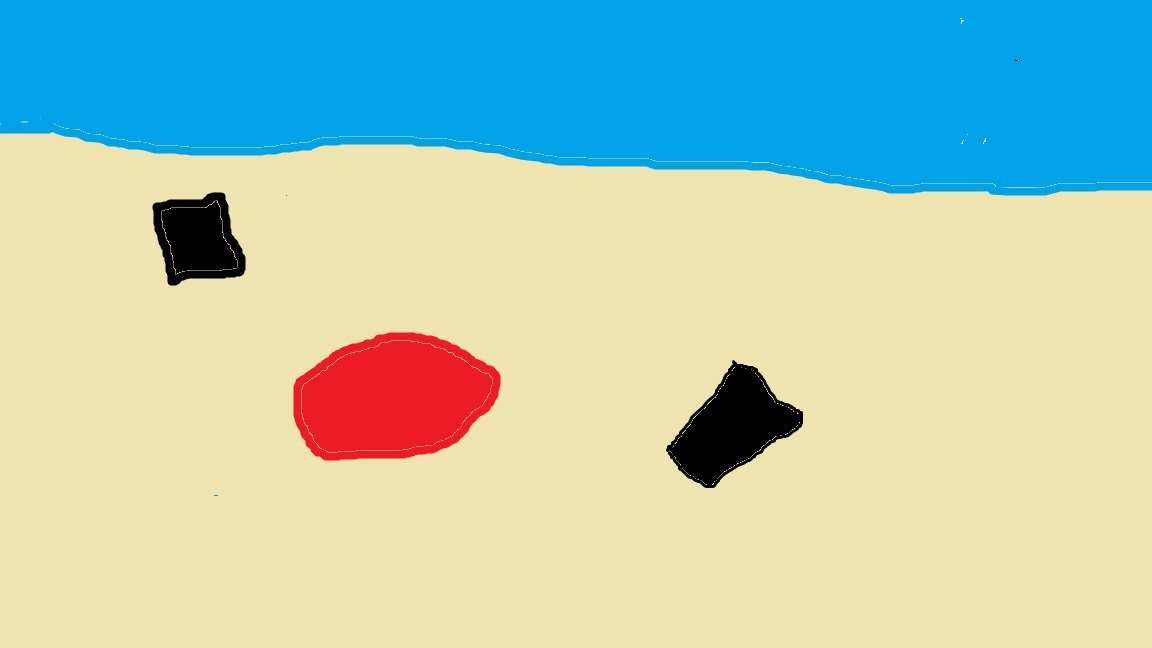
#> input picture Tests/PLAA4.jpg, 1152 x 648 px, given in place of the camera
$ python start2.py
#> lines starting #> are read from the running program, lines starting #| are printed output that depends on the picture; after the words box and inside, x2 and y2 are one past the last pixel; in counts of white or black regions, pixels touching at a corner belong together
### Tests/functions2.py
# !usr/bin/python
# Standard imports
import cv2
import numpy as np
import math
import serial, time

#Functions for blob detection
#Comentario

def detectBlobs(image, hsv_min, hsv_max):

    # Setup SimpleBlobDetector parameters.
    params = cv2.SimpleBlobDetector_Params()

    # Change thresholds for binarizing image
    params.minThreshold = 0
    params.maxThreshold = 150

    # Change distance between blobs in pixels
    params.minDistBetweenBlobs = 20

    # Filter by Color. (0-255 in binary scale)
    params.filterByColor = True
    params.blobColor = 0

    # Filter by Area. (meassured in density pixels)
    params.filterByArea = True
    params.minArea = 1000
    params.maxArea = 40000

    # Filter by Circularity (values between 0 - 1)
    params.filterByCircularity = False
    #params.minCircularity = 0
    #params.maxCircularity = 1

    # Filter by Convexity (values from 0 to 1)
    params.filterByConvexity = False
    params.minConvexity = 0.87
    params.maxConvexity = 1

    # Filter by Inertia (values from 0 to 1 -> circle)
    params.filterByInertia = False
    params.minInertiaRatio = 0.1
    params.maxInertiaRatio = 0.5

    # Create a detector with the parameters
    detector = cv2.SimpleBlobDetector_create(params)

    #Definir Kernel para operaciones morfologicas (open - close)
    kernel = np.ones((5, 5), np.uint8)

    blurredframe = cv2.GaussianBlur(image, (5, 5), 0)
    hsv_img = cv2.cvtColor(blurredframe, cv2.COLOR_BGR2HSV)

    mask = cv2.inRange(hsv_img, hsv_min, hsv_max)
    mask = cv2.dilate(mask, None, iterations=1)
    mask = cv2.erode(mask, None, iterations=1)

    mask = cv2.morphologyEx(mask, cv2.MORPH_OPEN, kernel, iterations=1)
    mask = cv2.medianBlur(mask, 9) #Applying blur to minimize noise

    # Detect blobs.
    reversemask = 255 - mask

    keypoints = detector.detect(reversemask)

    return keypoints, reversemask

def getBlobRelativePosition(frame, keyPoint):
    rows = float(frame.shape[0])
    cols = float(frame.shape[1])
    center_x    = 0.5*cols
    center_y    = 0.5*rows

    x = (keyPoint.pt[0] - center_x)/(center_x)
    y = (keyPoint.pt[1] - center_y)/(center_y)
    return(x,y)

def centerCan(x,y,x_inflim, x_suplim):
     x_instruction=""
     if x >= x_inflim and x <= x_suplim:
          instruction = "Centered"
          visionCan= ("centered can in vision")
     else:
          if x > 0:
               x_instruction = "Derecha, "
               visionCan= ("Can in the right")

          else:
               x_instruction = "Izquierda, "
               visionCan= ("Can in the left")

          instruction = x_instruction

     return instruction,visionCan

def collectCan(y,collectedCans):
     y_instruction=""
     if y < 0:
          y_instruction = ",Avanza"
          visionCan= ("Can at the top")
     else:
          y_instruction = ",Avanza +1"
          visionCan= ("Can at the bottom")
          collectedCans =collectedCans+1
     return y_instruction,visionCan,collectedCans

def getAngle(frame, windowSize, point):
     # WindowSize = (h,w)    point = (x,y)
     h = windowSize[0]
     w = windowSize[1]

     topPoint = (int(w/2),0)
     bottomPoint = (int(w/2), h)

     frame = cv2.line(frame, bottomPoint, topPoint, (0,0,255), 2)

     X = point[0] - int(w/2)
     Y = point[1] - 0
     angle = math.atan2(Y,X) * (180.0 / math.pi)

     return angle

def draw_target(frame, windowSize, point):

    if point[0] == 0 or point[1] == 0:
        return
    # Start coordinate at the bottom of the image (w/2, 0)
    h = windowSize[0]
    w = windowSize[1]
    start_point = (int(w/2), h)

    # End coordinate, blob
    end_point = (point[0], point[1])

    # Green color in BGR
    color = (255, 0, 0)

    # Line thickness of 9 px
    thickness = 3

    # Using cv2.line() method
    # Draw a diagonal green line with thickness of 9 px
    image = cv2.line(frame, start_point, end_point, color, thickness)

    pass

def showDetectionInfo(keypoints, frame, instruction, angle,variable, line_color=(0,0,255)):
     im_with_keypoints = cv2.drawKeypoints(frame
                                        , keypoints, np.array([]), line_color, cv2.DRAW_MATCHES_FLAGS_DRAW_RICH_KEYPOINTS)
     # Show keypoints
     text = variable + str(len(keypoints))
     cv2.putText(im_with_keypoints, text, (20, 350),
                cv2.FONT_HERSHEY_SIMPLEX, 0.8, (255, 0, 0), 2)

     # Show angle
     text = "angle: " + str(round(angle, 2)) # Angle with 2 decimals
     cv2.putText(im_with_keypoints, text, (200, 240),
                cv2.FONT_HERSHEY_SIMPLEX, 0.8, (170, 255, 0), 2)

     # Show instruction to center
     cv2.putText(im_with_keypoints, instruction, (100, 50),
                cv2.FONT_HERSHEY_SIMPLEX, 0.8, (0, 0, 255), 2)


     cv2.imshow(variable,im_with_keypoints)
     pass

# Functions for sea
def detectSea(img): #Returns lowest point of sea and sea mask
    blueHSV = cv2.cvtColor(img, cv2.COLOR_BGR2HSV)
    lowerBlue = np.array([90, 153, 0], np.uint8) #lower blue mask
    upperBlue = np.array([120, 255, 255], np.uint8) #upper blue mask

    kernel = np.ones((11, 11), np.uint8)
    blueMask = cv2.inRange(blueHSV,lowerBlue,upperBlue)
    opening = cv2.morphologyEx(blueMask, cv2.MORPH_OPEN, kernel, iterations=3)
    closing = cv2.morphologyEx(opening, cv2.MORPH_CLOSE, kernel)

    sea =  cv2.bitwise_and(img, img, mask=closing)

    grayimg = cv2.cvtColor(sea, cv2.COLOR_BGR2GRAY)
        # Detecting contours in image.
    contours, _= cv2.findContours(grayimg, cv2.RETR_TREE,
                                cv2.CHAIN_APPROX_SIMPLE)


    font = cv2.FONT_HERSHEY_COMPLEX

    #For storing y coordinates of sea
    xcoordinates=[]
    ycoordinates = []
    # Going through every contours found in the image.
    for cnt in contours :

        approx = cv2.approxPolyDP(cnt, 0.009 * cv2.arcLength(cnt, True), True)

        # draws boundary of contours.
        cv2.drawContours(img, [approx], 0, (0, 0, 255), 5)

        # Used to flatted the array containing
        # the co-ordinates of the vertices.
        n = approx.ravel()
        i = 0


        for j in n :

            if(i % 2 == 0):
                x = n[i]
                y = n[i + 1]
                xcoordinates.append(x)
                ycoordinates.append(y)
                columns = float(img.shape[1])
                center_x    = 0.5*columns
                xr = (x - center_x)/(center_x)

                # String containing the co-ordinates.
                string = str(x) + " " + str(y)

            i = i + 1

    if len(ycoordinates) != 0:
          return max(ycoordinates),min(xcoordinates), sea
    else:
          return -1,-1, sea

def avoidSea(x,y,x_inflim,x_suplim,h):
          x_instruction=""
          y_instruction=""
          if y >0:
               if x>= x_inflim and x <= x_suplim:
                    y_instruction = "Atras"
                    vision= ("El mar está cerca y centrado")
               elif x > 0:
                    x_instruction = "Izquierda, "
                    vision= ("El mar está a la derecha y cerca")
               elif x <0:
                    x_instruction = "Derecha, "
                    vision= ("El mar está a la izquierda y cerca")
          else:
               y_instruction = "todo bien"
               vision=("El mar está relativamente lejos")

          instruction = x_instruction + y_instruction

          return instruction, vision


def centerHoop(x,y,x_inflim, x_suplim):
     if x >= x_inflim and x <= x_suplim:
          instruction = "Centered, drop can"
          visionHoop= ("Centered hoop in vision")
     else:
          if x > 0:
               instruction = "Derecha, "
               visionHoop= ("Hoop in the right")
          else:
               instruction = "Izquierda, "
               visionHoop= ("Hoop in the left")

     return instruction, visionHoop

# [26 lines left out: functions depositHoop, arduinoMessage, not called in this run]

### Tests/start2.py
# !usr/bin/python
# Standard imports
import cv2
import numpy as np
import math
import functions2 as func# Our own functions file

def main():

     #Color range for detection!!

     #For cans
     hsv_min_black = (0, 0, 0)
     hsv_max_black = (180, 255, 30)


     #For red circle
     hsv_min_red = (136, 150, 150)
     hsv_max_red = (190, 255, 255)

     #Window size
     h = 480
     w = 640

     #Webcam video
     vc = cv2.VideoCapture(0)
     #ret=True
     #src = "PLAA4.jpg"
     collectedCans=hoop=0
     instruction= instructionCan= instructionhoop=0
     visionCan=visionSea=visionhoop=""
     #Main loop
     while True:
          #frame = cv2.imread(src,1)

          ret, frame = vc.read()
#> frame is the input picture: shape (648, 1152, 3); mean B, G, R 182.3, 200.8, 173.2
          if ret == True:
               keypoints, reversemask = func.detectBlobs(frame, hsv_min_black, hsv_max_black)
#> in detectBlobs, `mask = cv2.medianBlur(mask, 9)`:
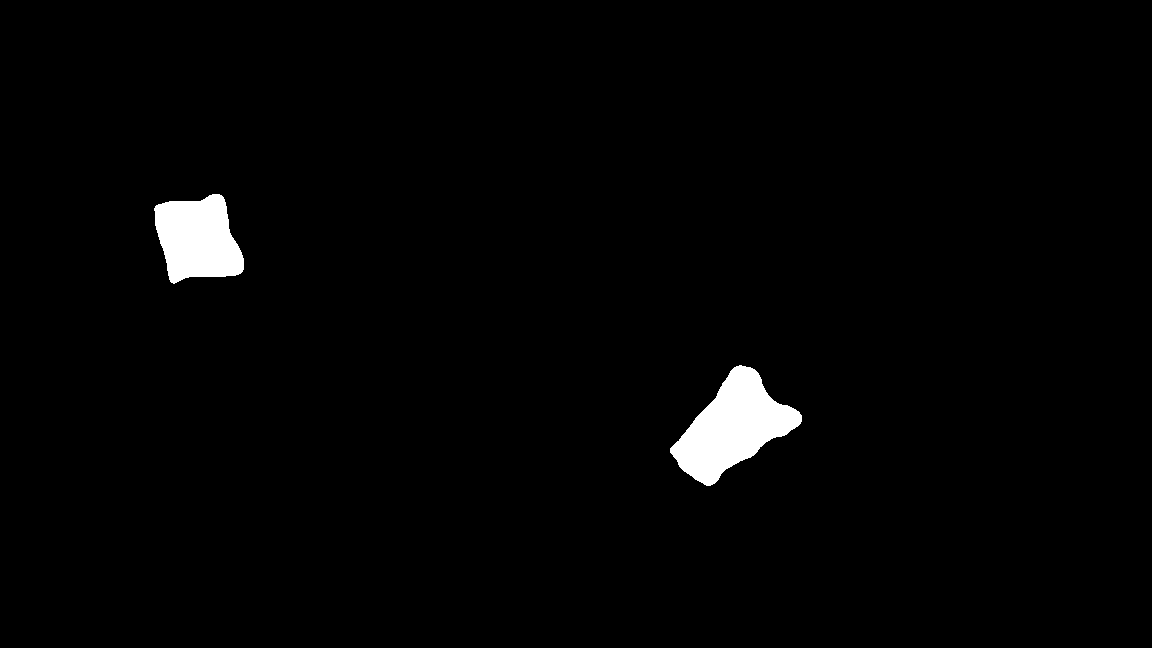
#> mask: shape (648, 1152); 1.8% white; 2 white regions, box (x1, y1, x2, y2) and area: (670, 365, 802, 486) 7853, (154, 194, 244, 284) 5821
#> in detectBlobs, `keypoints = detector.detect(reversemask)`: keypoints = 2 keypoints; (x, y, size): (732, 427, 107.1), (197, 239, 87.2)
               y,x, res = func.detectSea(frame)
#> in detectSea, `contours, _= cv2.findContours(grayimg, cv2.RETR_TREE, cv2.CHAIN_APPROX..`: contours = 1 contour; box (x1, y1, x2, y2) and area: (0, 0, 1152, 191) 185640
#> the loop in detectSea, `for cnt in contours : ` made 1 pass
#> n on pass 1: [0, 0, 0, 132, 1151, 189, 1151, 0]
#> after the loop in detectSea, `for cnt in contours :`:
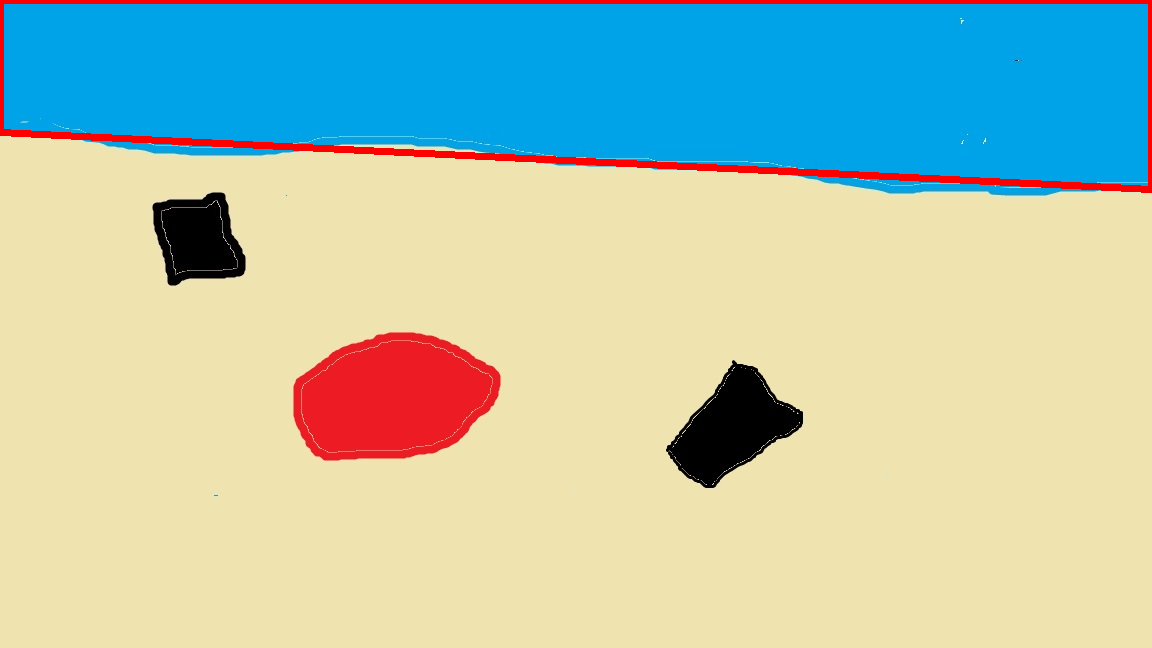
#> img: shape (648, 1152, 3); 1.86% of pixels changed, all inside (x1, y1, x2, y2) = (0, 0, 1152, 193)
#> after the loop in detectSea, `for cnt in contours :`: xcoordinates = [0, 0, 1151, 1151]; ycoordinates = [0, 132, 189, 0]
#> y = 189; x = 0
               keypointsc, mask= func.detectBlobs(frame, hsv_min_red, hsv_max_red)
#> in detectBlobs (call 2), `keypoints = detector.detect(reversemask)`: keypoints = 1 keypoints; (x, y, size): (392, 398, 148)
#> keypointsc = 1 keypoints; (x, y, size): (392, 398, 148)
               D = [] # list for distance of blobs
               Y=[100000]# list for ys
               instruction= "todo bien"
               visionSea= "no sea"
               detectedCans=(str(len(keypoints)))
#> detectedCans = '2'
               #Sea avoid
               rows = float(frame.shape[0])
               cols = float(frame.shape[1])
               center_x    = 0.5*cols
               center_y    = 0.5*rows
               xr = (x - center_x)/(center_x)
#> xr = -1
               yr = (y - center_y)/(center_y)
#> yr = -0.417

               instruction, visionSea = func.avoidSea(xr, yr, -0.3, 0.3,h)
#> instruction = 'todo bien'; visionSea = 'El mar está relativamente lejos'

               for keyPoint in keypoints:

                         x = keyPoint.pt[0]
                         y = keyPoint.pt[1]
                         s = keyPoint.size
                         a = (math.pi*(s**2)) / 2

                         #Show blob info
                         canInfo=(int(x),int(y),int(a),int(s))
                         print(f"scan = {int(s)} x = {int(x)}  y = {int(y)}  a = {int(a)}")


                         # Determine minimum distance
                         dist = math.sqrt( (x - int(w/2))**2 + (y - h)**2 )
                         # Find x and y position in camera adimensional frame
                         xr, yr = func.getBlobRelativePosition(frame, keyPoint)

                         D.append(dist)

                         if dist <= min(D):
                              #minimal x and y
                              fX = int(x)
                              fY =int(y)
                              # Get instruction to center the can
                              instructionCan,visionCan = func.centerCan(xr, yr, -0.3, 0.3)
                              if instructionCan =="Centered":
                                   instructionCan,visionCan,collectedCans = func.collectCan(yr,collectedCans)

                         func.draw_target(frame,(h,w),(fX,fY))

                         # Get the angle of current blob
                         anglecan = func.getAngle(frame, (h,w), (fX,fY))

                         # Show all the detection info in the frame
                         func.showDetectionInfo(keypoints, frame, instructionCan, anglecan,"Cans detected: ")
#> this loop made 2 passes
#> (printed output is left out)
#> pass 1, in draw_target, `image = cv2.line(frame, start_point, end_point, color, thickness)`:
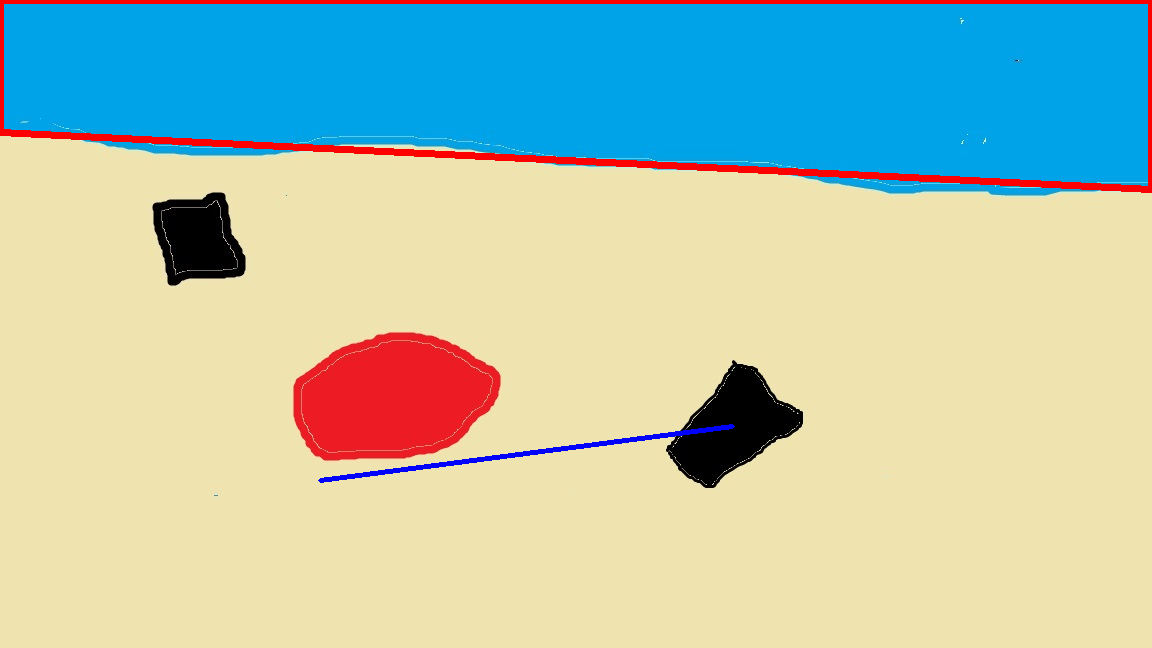
#> image: shape (648, 1152, 3); 0.28% of pixels changed, all inside (x1, y1, x2, y2) = (318, 424, 735, 483)
#> after the loop:
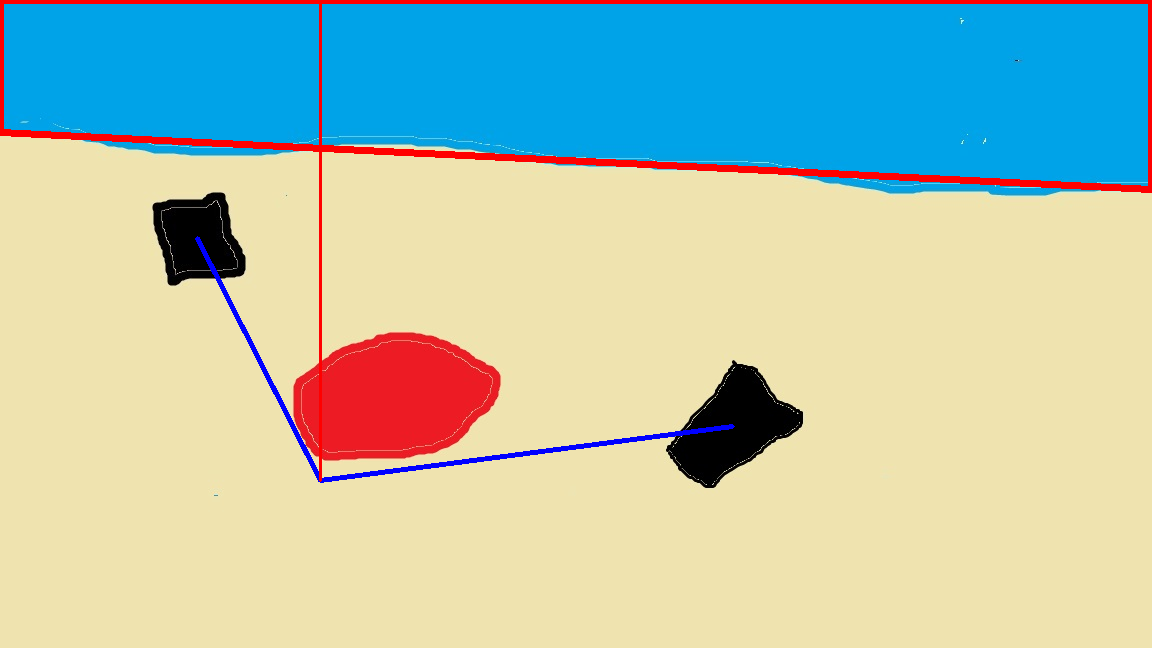
#> frame: shape (648, 1152, 3); mean B, G, R 178.4, 196.4, 176.5
#> after the loop, D = [415.9, 270.6]; collectedCans = 1


               for keyPoint in keypointsc:

                         x = keyPoint.pt[0]
                         y = keyPoint.pt[1]
                         s = keyPoint.size
                         a = (math.pi*(s**2)) / 2

                         #Show blob info
                         redInfo=(int(x),int(y),int(a),int(s))
                         print(f"s = {int(x)} x = {int(y)}  y = {int(a)}  a = {int(s)}")

                         xr, yr = func.getBlobRelativePosition(frame, keyPoint)

                         fXr = int(xr)
                         fYr =int(yr)

                         # Get instruction to center the can
                         hoop=1
                         instructionhoop,visionhoop = func.centerHoop(xr, yr, -0.3, 0.3)


                         func.draw_target(frame,(h,w),(fXr, fYr))

                         # Get the angle of current blob
                         anglehoop = func.getAngle(frame, (h,w), (fXr, fYr))

                         # Show all the detection info in the frame
                         func.showDetectionInfo(keypointsc, frame, instructionhoop, anglehoop,"Hoop detected: ")
#> this loop made 1 pass
#> (printed output is left out)
#> pass 1, in showDetectionInfo (call 3), `cv2.imshow(variable,im_with_keypoints)`:
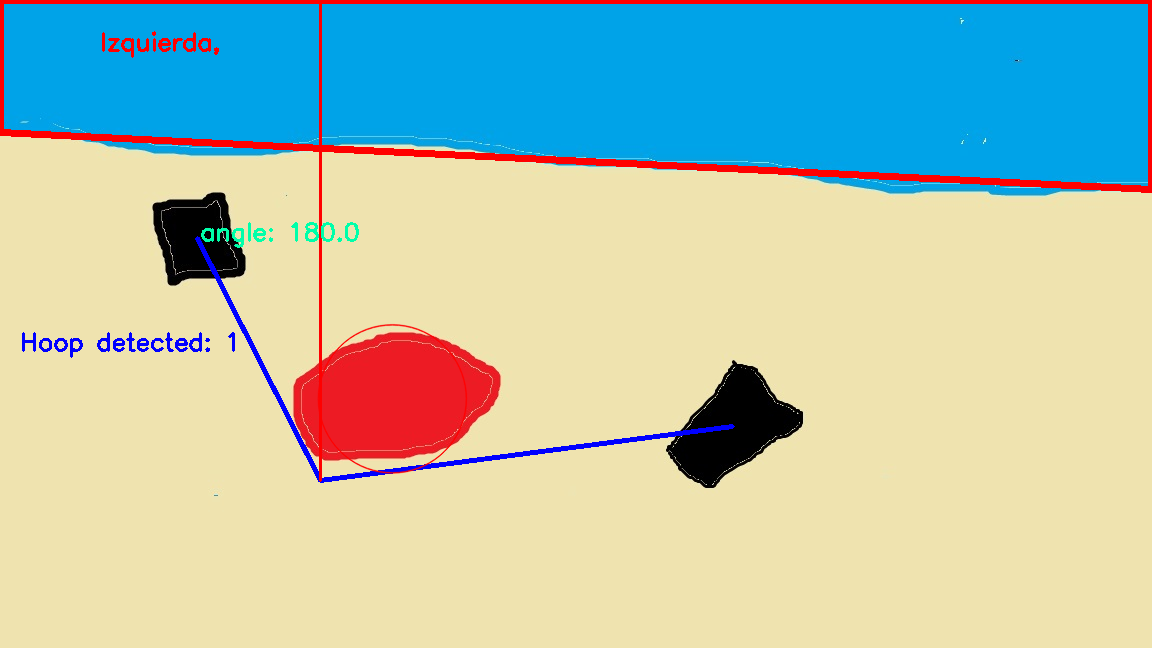
#> window 'Hoop detected: ': shape (648, 1152, 3); mean B, G, R 178.2, 195.8, 176.1


               print("Vision:" + visionCan+","+visionSea+","+visionhoop)
#| Vision:Can in the left,El mar está relativamente lejos,Hoop in the left
               print(detectedCans)
#| 2
               if instruction== "todo bien":
                    if detectedCans==0:
                         print("No cans detected rotate")
                    elif collectedCans== 1 and hoop==1:
                         print("Hoop deposit: "+instructionhoop)
#| Hoop deposit: Izquierda,
                    else:
                         print("Can instruction: " + str(instructionCan))

               else:
                             print("Sea avoid: " + instruction)


               if cv2.waitKey(50) == 27:
#> (key Esc is pressed here)
                    break

     cv2.destroyAllWindows()

if __name__ == "__main__":
     main()
